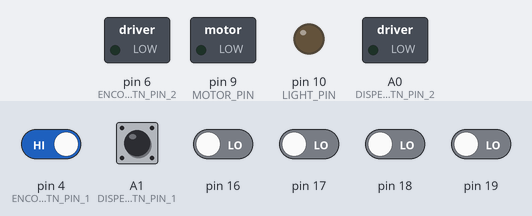
The sketch below on a simulated Arduino Uno, built with avr-gcc and run on an emulated ATmega328P. On the bench: switched loads named in the sketch (green lamp = pin HIGH), output pins drawn as LEDs (lit = HIGH). Dashed ring = blinking. Inputs (shaded band) come from the test bench; at power-on: A1 (DISPENSE_BTN_PIN_1), pin 4 (ENCODER_BTN_PIN_1) HIGH, pin 16–19 LOW.

Above: at 1.2 s.
1.3 s: pin 4 (ENCODER_BTN_PIN_1) driven LOW and A1 (DISPENSE_BTN_PIN_1) driven LOW
At 1.7 s:
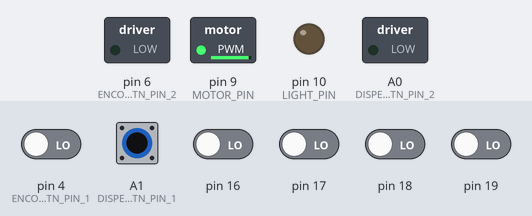
4.3 s: pin 4 (ENCODER_BTN_PIN_1) driven HIGH
At 5.1 s:
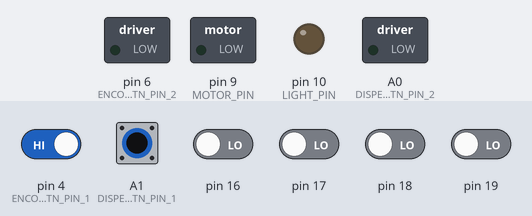
7.3 s: pin 4 (ENCODER_BTN_PIN_1) driven LOW
At 10.2 s:
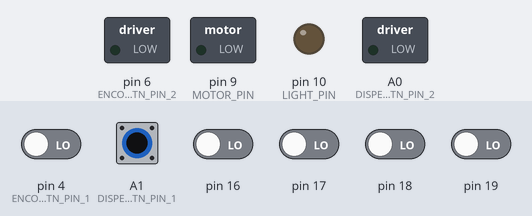
10.3 s: A1 (DISPENSE_BTN_PIN_1) driven HIGH
At 11.4 s:
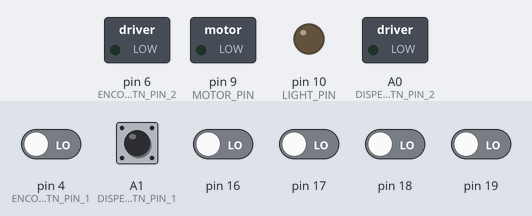
13.3 s: A1 (DISPENSE_BTN_PIN_1) pulsed LOW 2 times (0.12 s each, 0.3 s apart)
At 13.87 s:
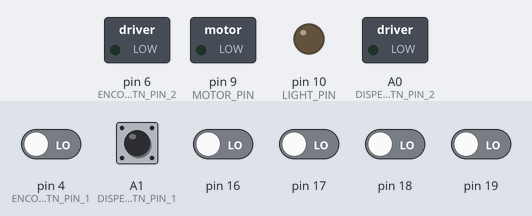
Timing chart, 0 to 16.3 s (numbered marks = the images above; inputs shaded):
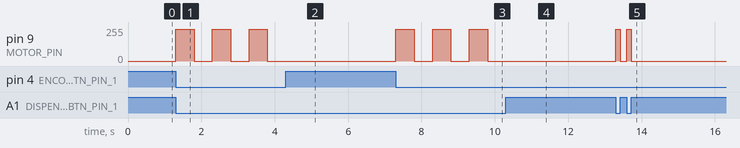

Measured:
- after the input at 1.3 s, pin 9 (MOTOR_PIN): alternates 240/255 for 0.50 s and 0/255 for 0.50 s, starting at once
- after the input at 4.3 s, pin 9 (MOTOR_PIN): stops changing and stays 0/255
- after the input at 7.3 s, pin 9 (MOTOR_PIN): alternates 240/255 for 0.50 s and 0/255 for 0.50 s, starting at once
- after the input at 10.3 s, pin 9 (MOTOR_PIN): stops changing and stays 0/255
- after the input at 13.3 s, pin 9 (MOTOR_PIN): alternates 240/255 for 0.12 s and 0/255 for 0.18 s, 4 changes in all, then stays 0/255, starting at once

The sketch:

MagicDrinksDispenser.ino
```cpp
#include <EnableInterrupt.h>

#define portOfPin(P)\
  (((P)>=0&&(P)<8)?&PORTD:(((P)>7&&(P)<14)?&PORTB:&PORTC))
#define ddrOfPin(P)\
  (((P)>=0&&(P)<8)?&DDRD:(((P)>7&&(P)<14)?&DDRB:&DDRC))
#define pinOfPin(P)\
  (((P)>=0&&(P)<8)?&PIND:(((P)>7&&(P)<14)?&PINB:&PINC))
#define pinIndex(P)((uint8_t)(P>13?P-14:P&7))
#define pinMask(P)((uint8_t)(1<<pinIndex(P)))

#define pinAsInput(P) *(ddrOfPin(P))&=~pinMask(P)
#define pinAsInputPullUp(P) *(ddrOfPin(P))&=~pinMask(P);digitalHigh(P)
#define pinAsOutput(P) *(ddrOfPin(P))|=pinMask(P)
#define digitalLow(P) *(portOfPin(P))&=~pinMask(P)
#define digitalHigh(P) *(portOfPin(P))|=pinMask(P)
#define isHigh(P)((*(pinOfPin(P))& pinMask(P))>0)
#define isLow(P)((*(pinOfPin(P))& pinMask(P))==0)
#define digitalState(P)((uint8_t)isHigh(P))

#define DEBUG false

const byte DISPENSE_BTN_PIN_1 = A1;
const byte DISPENSE_BTN_PIN_2 = A0;
const byte MOTOR_PIN = 9;
const byte LIGHT_PIN = 10;

const int mFreq = 58;
unsigned int lFreq = 44;

unsigned long mW = 1000000 / mFreq;
unsigned long lW = 1000000 / lFreq;

unsigned long mD = round(0.4*mW);
unsigned long lD = 2000;

const byte ENCODER_BTN_PIN_1 = 4;
const byte ENCODER_BTN_PIN_2 = 6;

const byte ENCODER_PIN_1 = 3;
const byte ENCODER_PIN_2 = 2;
const byte ENCODER_PIN_VCC = 5;

long lastEncoderPos;
volatile long encoderPos = 0;

bool toggleOn = false;
int motorSpeed = 240;
int lastMotorSpeed = 0;

unsigned long lastPressed;

void setup() {
  // Set PWM to 30Hz
  //TCCR1B = (TCCR1B & 0b11111000) | 0x5;

  pinMode(LIGHT_PIN,OUTPUT);
  pinMode(LIGHT_PIN,OUTPUT);
  pinMode(DISPENSE_BTN_PIN_1,INPUT_PULLUP);
  pinMode(DISPENSE_BTN_PIN_2,OUTPUT);
  digitalWrite(DISPENSE_BTN_PIN_2, LOW);
  pinMode(ENCODER_BTN_PIN_1,INPUT_PULLUP);
  pinMode(ENCODER_BTN_PIN_2,OUTPUT);
  digitalWrite(ENCODER_BTN_PIN_2, LOW);

  pinMode(ENCODER_PIN_1, INPUT_PULLUP);
  pinMode(ENCODER_PIN_2, INPUT_PULLUP);
  pinMode(ENCODER_PIN_VCC,OUTPUT);
  digitalWrite(ENCODER_PIN_VCC, LOW);
  enableInterrupt(ENCODER_PIN_1, EncAChange, CHANGE);
  enableInterrupt(ENCODER_PIN_2, EncBChange, CHANGE);

  analogWrite( MOTOR_PIN, 0);

  #if DEBUG
  Serial.begin(9600);
  #endif
}

void loop() {
  unsigned long t = micros();

  bool btnDown = isLow(DISPENSE_BTN_PIN_1);
  bool btn2 = isLow(ENCODER_BTN_PIN_1);
  bool mOn = ((t%mW)<mD);
  bool lOn = (t%lW)<lD;
  int mS = 0;

  if( btnDown && toggleOn){
    //mS=240;
    mS = motorSpeed;
  }
  if(btn2 && abs(t-lastPressed)>500000 ){
    toggleOn = !toggleOn;
    lastPressed = t;
  }

  if( encoderPos != lastEncoderPos ){
    long encoderPosTmp = encoderPos;

    //lFreq += encoderPosTmp - lastEncoderPos;
    //lW = 1000000 / lFreq;
    //lD = round(0.1*lW);
    lW += 10 * ( encoderPosTmp - lastEncoderPos );

    lastEncoderPos = encoderPosTmp;
    #if DEBUG
      Serial.print("wavelength ");
      Serial.println(lW);
    #endif
    //Serial.println(lFreq);
    //delay(500);
  }

  // Here's an idea. How about only settings this if it's changed
  if( lastMotorSpeed != mS ){

    analogWrite( MOTOR_PIN, mS);
    lastMotorSpeed = mS;
  }

  digitalWrite( LIGHT_PIN, lOn);


}

volatile bool lastA;
volatile bool lastB;

void EncAChange(){
  bool A = isLow(ENCODER_PIN_1);
  bool B = isLow(ENCODER_PIN_2);

  if(lastA == A && lastB == B)
    return;
  if(lastA != A && lastB != B){
    return;
  }

  encoderPos += (A==B?1:-1);
  //Serial.print(A);
  //Serial.print(' ');
  //Serial.print(B);
  //Serial.println(' ');

  lastA = A;
  lastB = B;
}

void EncBChange(){
  bool A = isLow(ENCODER_PIN_1);
  bool B = isLow(ENCODER_PIN_2);

  if(lastA == A && lastB == B)
    return;
  if(lastA != A && lastB != B){
    return;
  }

  encoderPos += (B!=A?1:-1);
  //Serial.print(A);
  //Serial.print(' ');
  //Serial.print(B);
  //Serial.println(' ');
  lastA = A;
  lastB = B;


}
```
